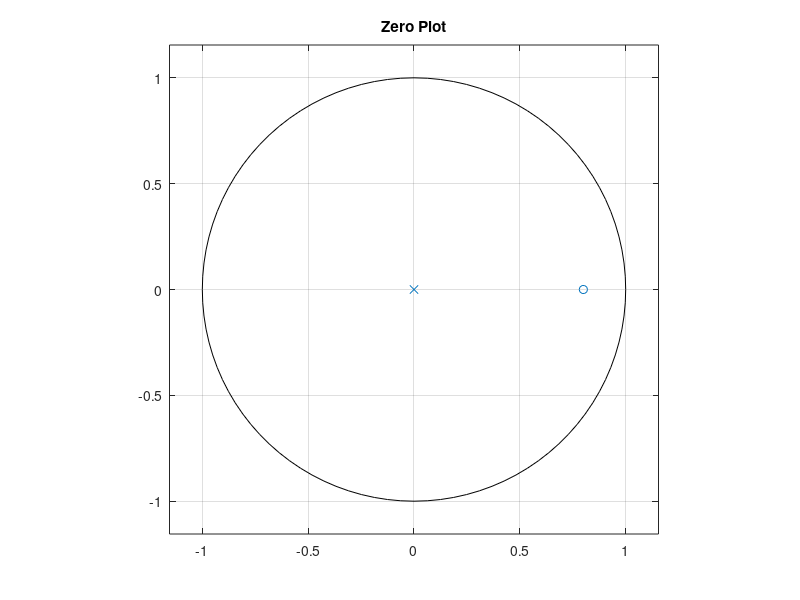
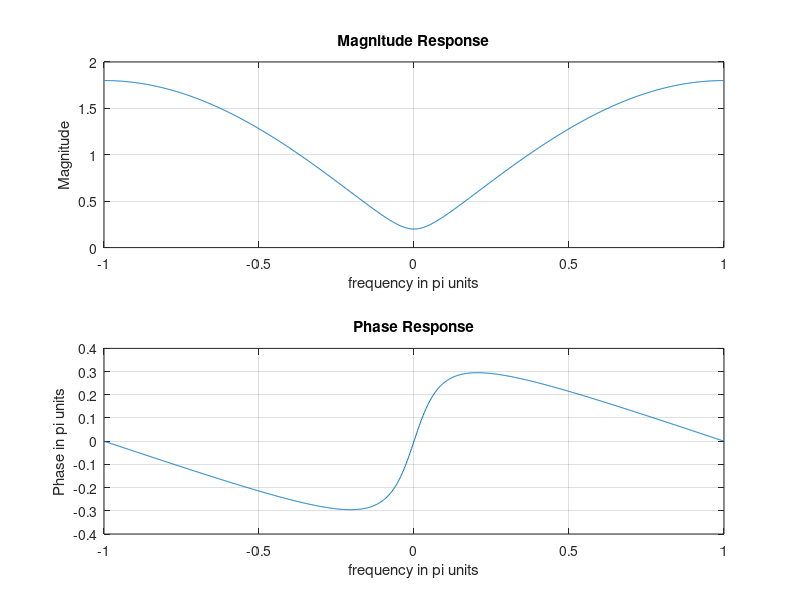
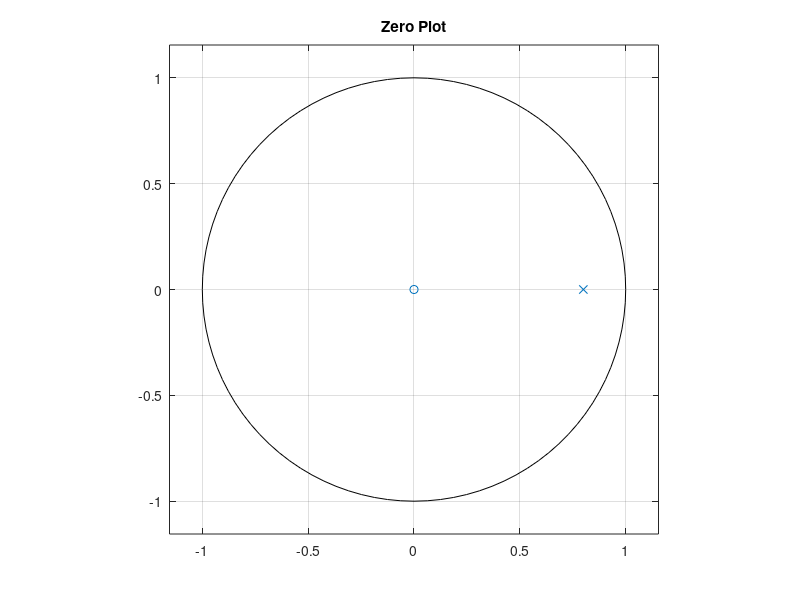
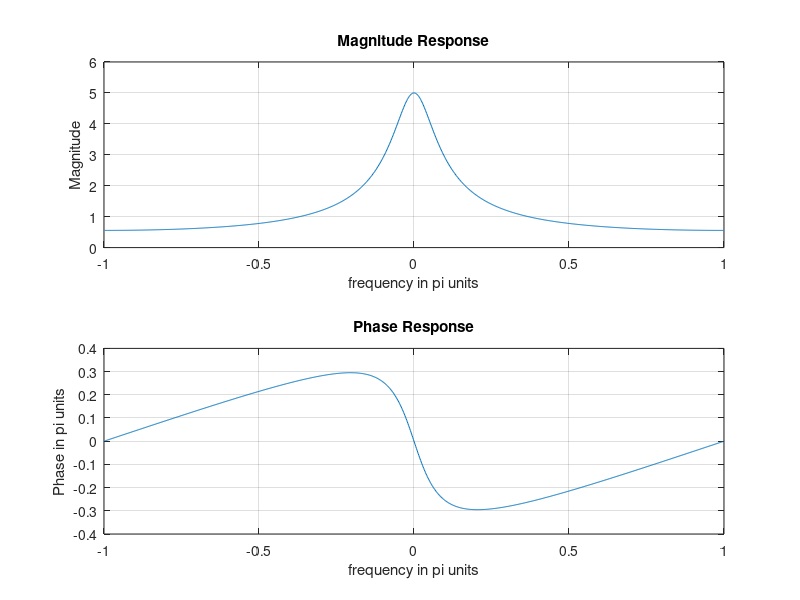

Write MATLAB code to recreate these figures, in order.
clc
close all
clear all

% one zero

%warning off MATLAB:divideByZero
%warning off MATLAB:log:logOfZero

b = [1 -0.8]

figure, zplane(b,1), title('Zero Plot');

[H1,w] = freqz(b,1);
w =[-flipud(w(2:end)); w];  % flipping the rows
H=[conj(flipud(H1(2:end))); H1];
magH = abs(H); phaH = angle(H);
figure, subplot(2,1,1);plot(w/pi,magH);grid
xlabel('frequency in pi units'); ylabel('Magnitude');
title('Magnitude Response')
subplot(2,1,2);plot(w/pi,phaH/pi) ;grid
xlabel('frequency in pi units'); ylabel('Phase in pi units');
title('Phase Response')
%pause


% one pole

b = [1 -0.8]

figure, zplane(1,b), title('Zero Plot');

[H1,w] = freqz(1,b);
w =[-flipud(w(2:end)); w];  % flipping the rows
H=[conj(flipud(H1(2:end))); H1];
magH = abs(H); phaH = angle(H);
figure, subplot(2,1,1);plot(w/pi,magH);grid
xlabel('frequency in pi units'); ylabel('Magnitude');
title('Magnitude Response')
subplot(2,1,2);plot(w/pi,phaH/pi) ;grid
xlabel('frequency in pi units'); ylabel('Phase in pi units');
title('Phase Response')
%pause



b = [1 0.8]

[H1,w] = freqz(b,1);
w =[-flipud(w(2:end)); w];  % flipping the rows
H=[conj(flipud(H1(2:end))); H1];
magHz = abs(H); phaHz = angle(H);
figure, subplot(2,1,1);plot(w/pi,magHz);grid
xlabel('frequency in pi units'); ylabel('Magnitude');
title('One zero')
subplot(2,1,2);plot(w/pi,magH) ;grid
xlabel('frequency in pi units'); ylabel('Magnitude');
title('One pole')